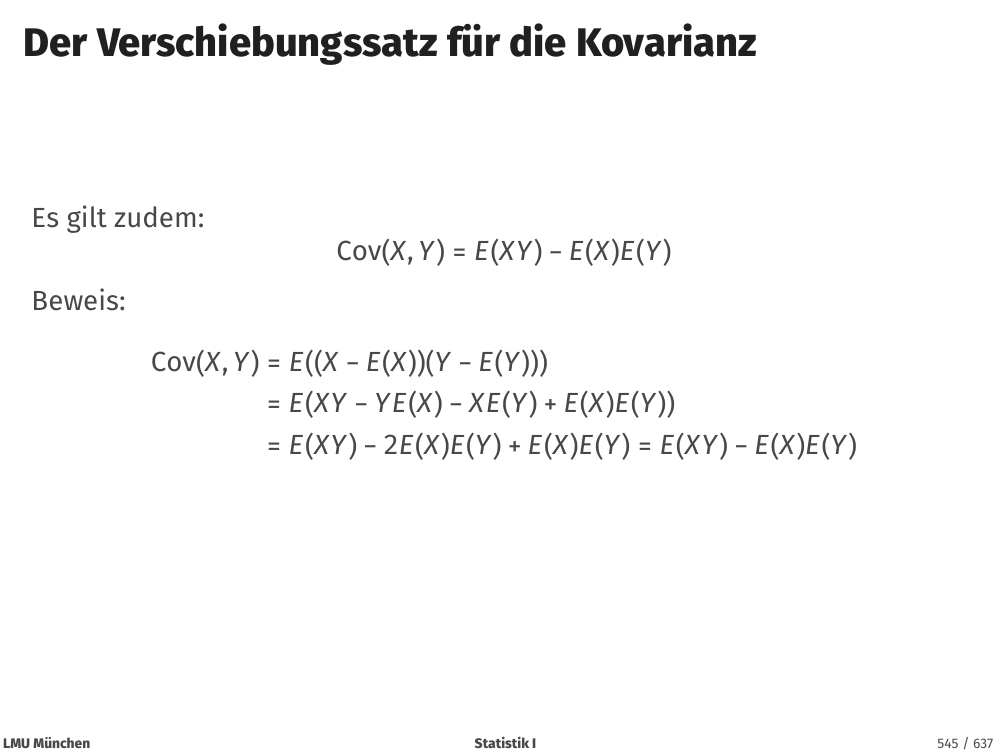
#> input picture GOP/.codex-tmp/lecture_chapters/11_Zusammenhangsmasse_metrische_Merkmale/pages/page-18.png, 1008 x 756 px, given in place of page-04.png, which was not available
$ python crop_ch11_pdf_figures.py
#> lines starting #> are read from the running program, lines starting #| are printed output that depends on the picture
from pathlib import Path

from PIL import Image, ImageDraw


ROOT = Path(__file__).resolve().parents[1]
SRC = ROOT / ".codex-tmp" / "lecture_chapters" / "11_Zusammenhangsmasse_metrische_Merkmale" / "pages"
DST = ROOT / "分章节讲义" / "中文讲义" / "11_Zusammenhangsmasse_metrische_Merkmale" / "assets"


FIGURES = [
    (4, "covariance_scatter", (120, 90, 920, 690)),
    (5, "covariance_quadrants", (120, 90, 920, 690)),
    (6, "covariance_heat_quadrants", (120, 90, 920, 690)),
    (9, "correlation_linear_only", (90, 90, 940, 690)),
    (10, "datasaurus_dozen_same_correlation", (60, 80, 980, 700)),
    (14, "scatterplot_matrix_simple", (80, 90, 950, 675)),
    (15, "scatterplot_matrix_enhanced", (80, 90, 950, 675)),
    (24, "bivariate_standard_normal_formula", (80, 95, 950, 670)),
    (25, "bivariate_normal_contours", (80, 95, 950, 660)),
    (26, "bivariate_normal_3d", (80, 95, 950, 660)),
    (27, "multivariate_normal_formula", (70, 90, 965, 675)),
    (32, "extreme_cases_rank_correlation", (140, 110, 880, 650)),
    (36, "kendall_tau_visualization", (80, 85, 950, 690)),
    (44, "deterministic_linear", (80, 85, 960, 690)),
    (45, "deterministic_nonlinear_waves", (80, 85, 960, 690)),
    (46, "deterministic_nonlinear_curves", (80, 85, 960, 690)),
    (47, "noisy_exact_relationships", (80, 85, 960, 690)),
    (48, "more_examples_correlation", (55, 80, 985, 690)),
    (55, "diagnostic_moderate_example_1", (55, 80, 985, 690)),
    (56, "diagnostic_moderate_example_2", (55, 80, 985, 690)),
    (57, "diagnostic_moderate_example_2b", (55, 80, 985, 690)),
    (58, "diagnostic_moderate_example_2c", (55, 80, 985, 690)),
    (59, "diagnostic_no_association_1", (55, 80, 985, 690)),
    (60, "diagnostic_no_association_2", (55, 80, 985, 690)),
    (61, "diagnostic_no_association_3", (55, 80, 985, 690)),
    (62, "diagnostic_strong_example", (55, 80, 985, 690)),
    (63, "roc_curve_with_ties", (155, 90, 870, 665)),
    (64, "auc_formula", (90, 95, 940, 650)),
    (67, "pima_scatterplot_matrix", (55, 80, 985, 700)),
    (68, "pima_boxplots_roc", (55, 80, 985, 700)),
    (69, "pima_boxplots_roc_more", (55, 80, 985, 700)),
    (72, "association_measures_table", (60, 90, 980, 640)),
]


def crop_all() -> list[Path]:
    DST.mkdir(parents=True, exist_ok=True)
    outputs = []
    for page, slug, box in FIGURES:
        img = Image.open(SRC / f"page-{page:02d}.png").convert("RGB")
#> img is the input picture: PIL image 1008x756 RGB; min 32, max 255, mean 249.3
        out = DST / f"fig-11-{page:02d}-{slug}.png"
        img.crop(box).save(out, optimize=True)
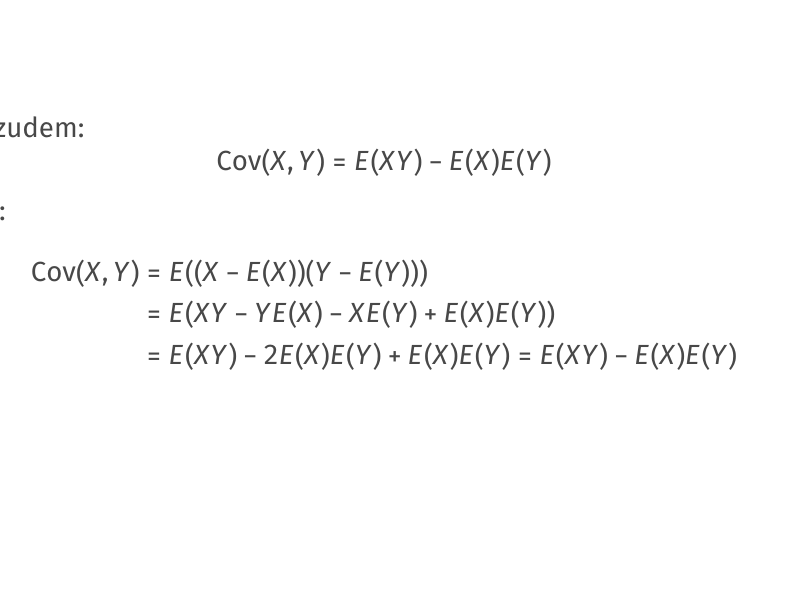
#> saved as fig-11-04-covariance_scatter.png: PIL image 800x600 RGB; min 72, max 255, mean 251.5
        outputs.append(out)
#> pass 2 of the loop in crop_all, `for page, slug, box in FIGURES:`:
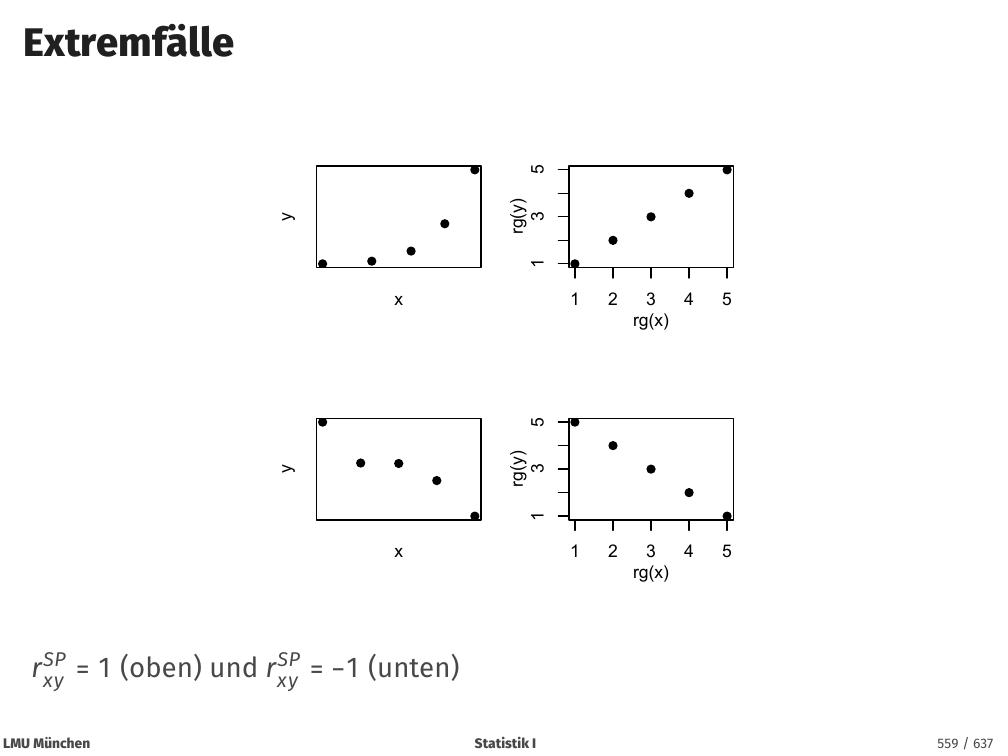
#> input picture GOP/.codex-tmp/lecture_chapters/11_Zusammenhangsmasse_metrische_Merkmale/pages/page-32.png, 1008 x 756 px, given in place of page-05.png, which was not available
#> in crop_all, img is the input picture: PIL image 1008x756 RGB; min 0, max 255, mean 251.3
#> in crop_all, `img.crop(box).save(out, optimize=True)`:
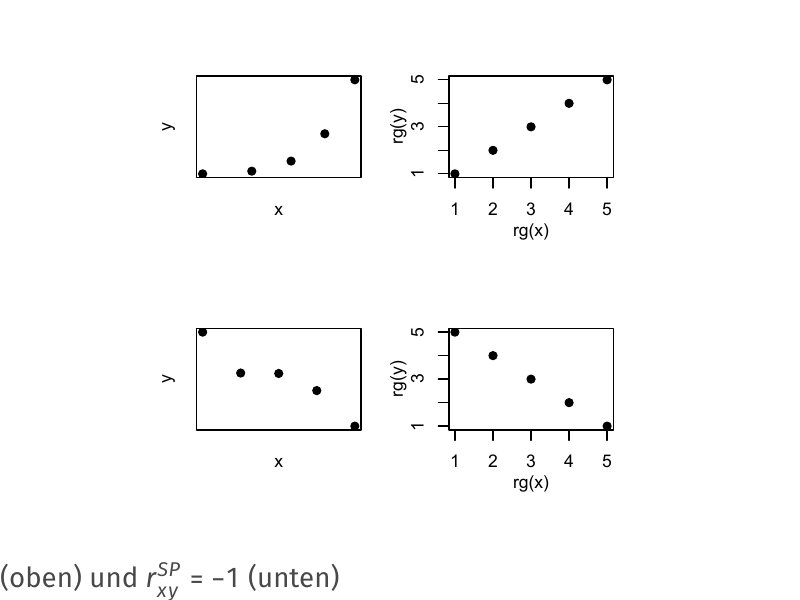
#> saved as fig-11-05-covariance_quadrants.png: PIL image 800x600 RGB; min 0, max 255, mean 251.2
    return outputs


def make_contact_sheet(paths: list[Path]) -> Path:
    thumbs = []
    for path in paths:
        img = Image.open(path).convert("RGB")
        img.thumbnail((350, 225))
        canvas = Image.new("RGB", (370, 265), "white")
        canvas.paste(img, ((370 - img.width) // 2, 8))
        ImageDraw.Draw(canvas).text((8, 240), path.name, fill=(25, 25, 25))
        thumbs.append(canvas)
    cols = 2
    rows = (len(thumbs) + cols - 1) // cols
    sheet = Image.new("RGB", (cols * 370, rows * 265), "white")
    for i, thumb in enumerate(thumbs):
        sheet.paste(thumb, ((i % cols) * 370, (i // cols) * 265))
    out = DST / "fig-11-contact-sheet.png"
    sheet.save(out, quality=90)
    return out


if __name__ == "__main__":
#> (the run stopped early here; a loop or call above may not have finished)
